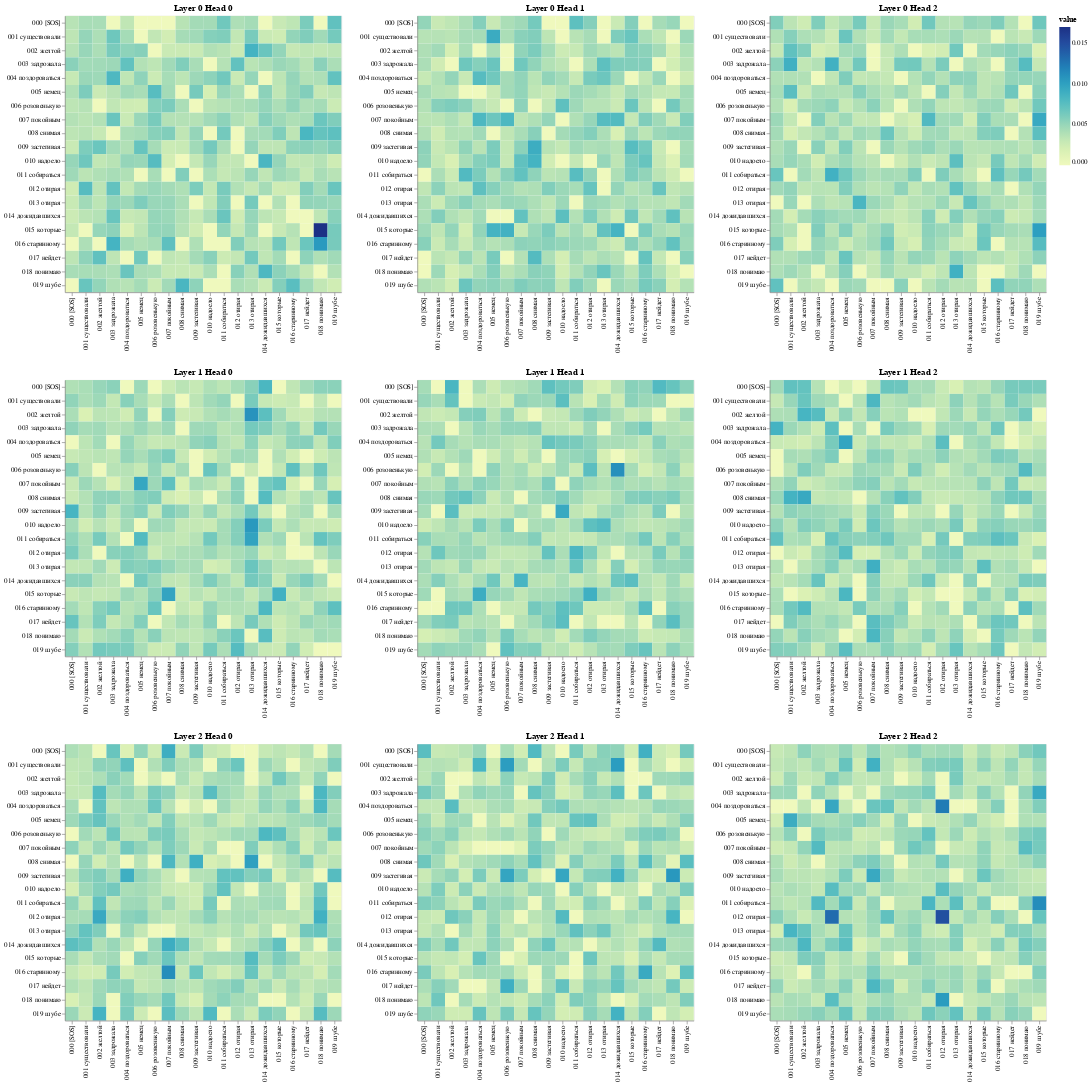

The notebook cell saved with this chart:
### Code cell
# Decoder self attention
get_all_attention_maps("decoder", layers, heads, decoder_output_tokens, decoder_output_tokens, min(20, sentence_len))

### Figure 1 — Vega-Lite specification as saved in the notebook (floating-point values rounded to 4 significant figures; data arrays with more than 128 entries replaced by an {"elided": "..."} marker saying what was removed)
{"config": {"view": {"continuousWidth": 300, "continuousHeight": 300}}, "vconcat": [{"hconcat": [{"data": {"name": "data-8c73e20906a921b5c386502110551418"}, "mark": {"type": "rect"}, "encoding": {"color": {"field": "value", "type": "quantitative"}, "tooltip": [{"field": "row", "type": "quantitative"}, {"field": "column", "type": "quantitative"}, {"field": "value", "type": "quantitative"}, {"field": "row_token", "type": "nominal"}, {"field": "col_token", "type": "nominal"}], "x": {"axis": {"title": ""}, "field": "col_token", "type": "nominal"}, "y": {"axis": {"title": ""}, "field": "row_token", "type": "nominal"}}, "height": 400, "name": "view_214", "title": "Layer 0 Head 0", "width": 400}, {"data": {"name": "data-0ab9806acc4c9732921533d96ddd06db"}, "mark": {"type": "rect"}, "encoding": {"color": {"field": "value", "type": "quantitative"}, "tooltip": [{"field": "row", "type": "quantitative"}, {"field": "column", "type": "quantitative"}, {"field": "value", "type": "quantitative"}, {"field": "row_token", "type": "nominal"}, {"field": "col_token", "type": "nominal"}], "x": {"axis": {"title": ""}, "field": "col_token", "type": "nominal"}, "y": {"axis": {"title": ""}, "field": "row_token", "type": "nominal"}}, "height": 400, "name": "view_215", "title": "Layer 0 Head 1", "width": 400}, {"data": {"name": "data-c90d515bf24d0641ba0129b15ddcb9ae"}, "mark": {"type": "rect"}, "encoding": {"color": {"field": "value", "type": "quantitative"}, "tooltip": [{"field": "row", "type": "quantitative"}, {"field": "column", "type": "quantitative"}, {"field": "value", "type": "quantitative"}, {"field": "row_token", "type": "nominal"}, {"field": "col_token", "type": "nominal"}], "x": {"axis": {"title": ""}, "field": "col_token", "type": "nominal"}, "y": {"axis": {"title": ""}, "field": "row_token", "type": "nominal"}}, "height": 400, "name": "view_216", "title": "Layer 0 Head 2", "width": 400}]}, {"hconcat": [{"data": {"name": "data-36146c51cd250f72f6fa0ca297654f4a"}, "mark": {"type": "rect"}, "encoding": {"color": {"field": "value", "type": "quantitative"}, "tooltip": [{"field": "row", "type": "quantitative"}, {"field": "column", "type": "quantitative"}, {"field": "value", "type": "quantitative"}, {"field": "row_token", "type": "nominal"}, {"field": "col_token", "type": "nominal"}], "x": {"axis": {"title": ""}, "field": "col_token", "type": "nominal"}, "y": {"axis": {"title": ""}, "field": "row_token", "type": "nominal"}}, "height": 400, "name": "view_217", "title": "Layer 1 Head 0", "width": 400}, {"data": {"name": "data-24fe6bdd35ccd4b51e4f7d020705fde5"}, "mark": {"type": "rect"}, "encoding": {"color": {"field": "value", "type": "quantitative"}, "tooltip": [{"field": "row", "type": "quantitative"}, {"field": "column", "type": "quantitative"}, {"field": "value", "type": "quantitative"}, {"field": "row_token", "type": "nominal"}, {"field": "col_token", "type": "nominal"}], "x": {"axis": {"title": ""}, "field": "col_token", "type": "nominal"}, "y": {"axis": {"title": ""}, "field": "row_token", "type": "nominal"}}, "height": 400, "name": "view_218", "title": "Layer 1 Head 1", "width": 400}, {"data": {"name": "data-833b82012cf09f3670008261dd1ab0fb"}, "mark": {"type": "rect"}, "encoding": {"color": {"field": "value", "type": "quantitative"}, "tooltip": [{"field": "row", "type": "quantitative"}, {"field": "column", "type": "quantitative"}, {"field": "value", "type": "quantitative"}, {"field": "row_token", "type": "nominal"}, {"field": "col_token", "type": "nominal"}], "x": {"axis": {"title": ""}, "field": "col_token", "type": "nominal"}, "y": {"axis": {"title": ""}, "field": "row_token", "type": "nominal"}}, "height": 400, "name": "view_219", "title": "Layer 1 Head 2", "width": 400}]}, {"hconcat": [{"data": {"name": "data-4291517f66f635548cb989971acc4b4e"}, "mark": {"type": "rect"}, "encoding": {"color": {"field": "value", "type": "quantitative"}, "tooltip": [{"field": "row", "type": "quantitative"}, {"field": "column", "type": "quantitative"}, {"field": "value", "type": "quantitative"}, {"field": "row_token", "type": "nominal"}, {"field": "col_token", "type": "nominal"}], "x": {"axis": {"title": ""}, "field": "col_token", "type": "nominal"}, "y": {"axis": {"title": ""}, "field": "row_token", "type": "nominal"}}, "height": 400, "name": "view_220", "title": "Layer 2 Head 0", "width": 400}, {"data": {"name": "data-cea96419702fcf370d6e862df6d0f9e9"}, "mark": {"type": "rect"}, "encoding": {"color": {"field": "value", "type": "quantitative"}, "tooltip": [{"field": "row", "type": "quantitative"}, {"field": "column", "type": "quantitative"}, {"field": "value", "type": "quantitative"}, {"field": "row_token", "type": "nominal"}, {"field": "col_token", "type": "nominal"}], "x": {"axis": {"title": ""}, "field": "col_token", "type": "nominal"}, "y": {"axis": {"title": ""}, "field": "row_token", "type": "nominal"}}, "height": 400, "name": "view_221", "title": "Layer 2 Head 1", "width": 400}, {"data": {"name": "data-da737baf6c63ca5bf4f7b9f56cea9203"}, "mark": {"type": "rect"}, "encoding": {"color": {"field": "value", "type": "quantitative"}, "tooltip": [{"field": "row", "type": "quantitative"}, {"field": "column", "type": "quantitative"}, {"field": "value", "type": "quantitative"}, {"field": "row_token", "type": "nominal"}, {"field": "col_token", "type": "nominal"}], "x": {"axis": {"title": ""}, "field": "col_token", "type": "nominal"}, "y": {"axis": {"title": ""}, "field": "row_token", "type": "nominal"}}, "height": 400, "name": "view_222", "title": "Layer 2 Head 2", "width": 400}]}], "params": [{"name": "param_214", "select": {"type": "interval", "encodings": ["x", "y"]}, "bind": "scales", "views": ["view_214"]}, {"name": "param_215", "select": {"type": "interval", "encodings": ["x", "y"]}, "bind": "scales", "views": ["view_215"]}, {"name": "param_216", "select": {"type": "interval", "encodings": ["x", "y"]}, "bind": "scales", "views": ["view_216"]}, {"name": "param_217", "select": {"type": "interval", "encodings": ["x", "y"]}, "bind": "scales", "views": ["view_217"]}, {"name": "param_218", "select": {"type": "interval", "encodings": ["x", "y"]}, "bind": "scales", "views": ["view_218"]}, {"name": "param_219", "select": {"type": "interval", "encodings": ["x", "y"]}, "bind": "scales", "views": ["view_219"]}, {"name": "param_220", "select": {"type": "interval", "encodings": ["x", "y"]}, "bind": "scales", "views": ["view_220"]}, {"name": "param_221", "select": {"type": "interval", "encodings": ["x", "y"]}, "bind": "scales", "views": ["view_221"]}, {"name": "param_222", "select": {"type": "interval", "encodings": ["x", "y"]}, "bind": "scales", "views": ["view_222"]}], "$schema": "https://vega.github.io/schema/vega-lite/v5.17.0.json", "datasets": {"data-8c73e20906a921b5c386502110551418": {"elided": "400 records"}, "data-0ab9806acc4c9732921533d96ddd06db": {"elided": "400 records"}, "data-c90d515bf24d0641ba0129b15ddcb9ae": {"elided": "400 records"}, "data-36146c51cd250f72f6fa0ca297654f4a": {"elided": "400 records"}, "data-24fe6bdd35ccd4b51e4f7d020705fde5": {"elided": "400 records"}, "data-833b82012cf09f3670008261dd1ab0fb": {"elided": "400 records"}, "data-4291517f66f635548cb989971acc4b4e": {"elided": "400 records"}, "data-cea96419702fcf370d6e862df6d0f9e9": {"elided": "400 records"}, "data-da737baf6c63ca5bf4f7b9f56cea9203": {"elided": "400 records"}}}
